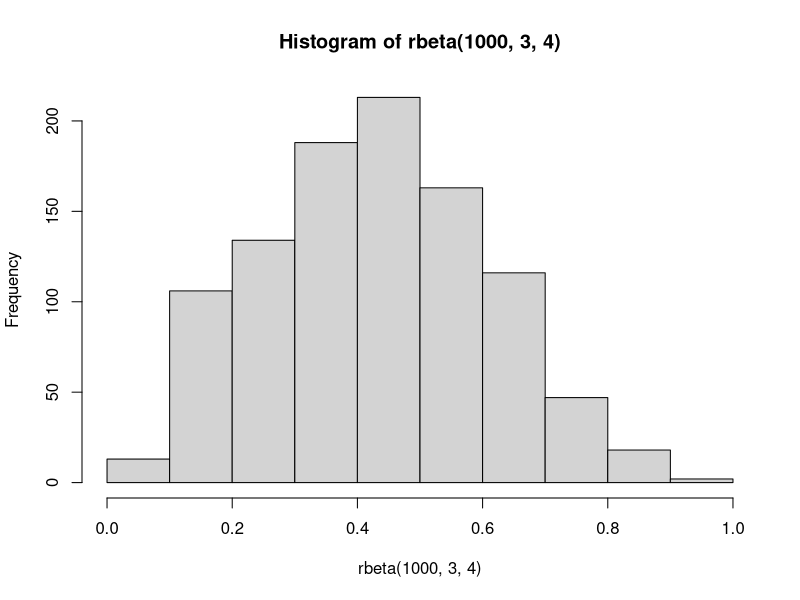
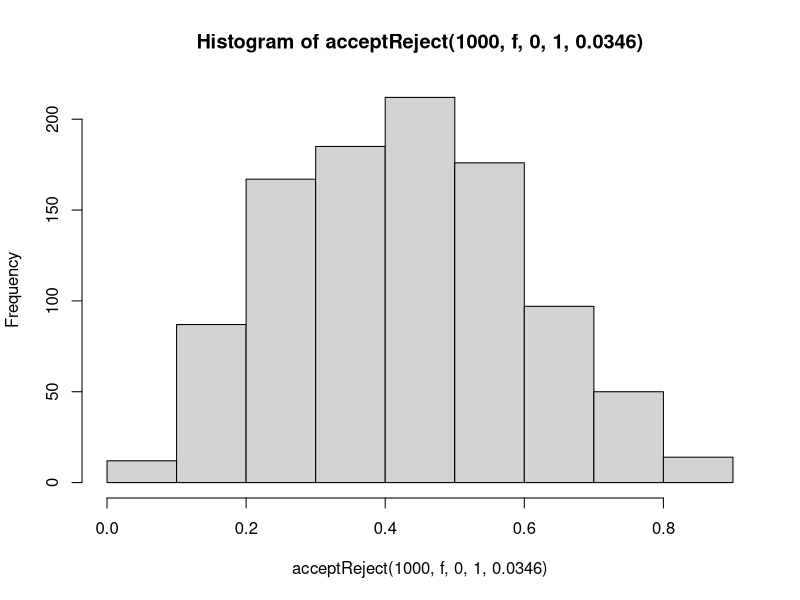
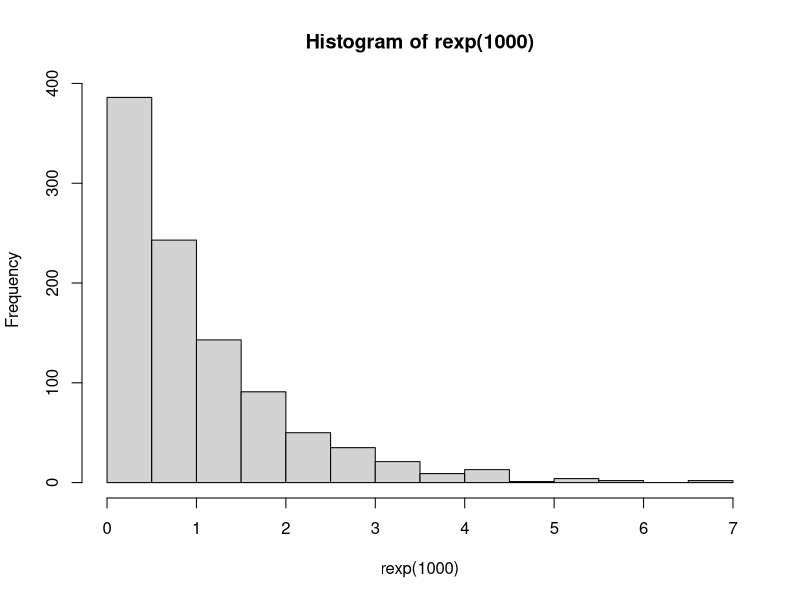
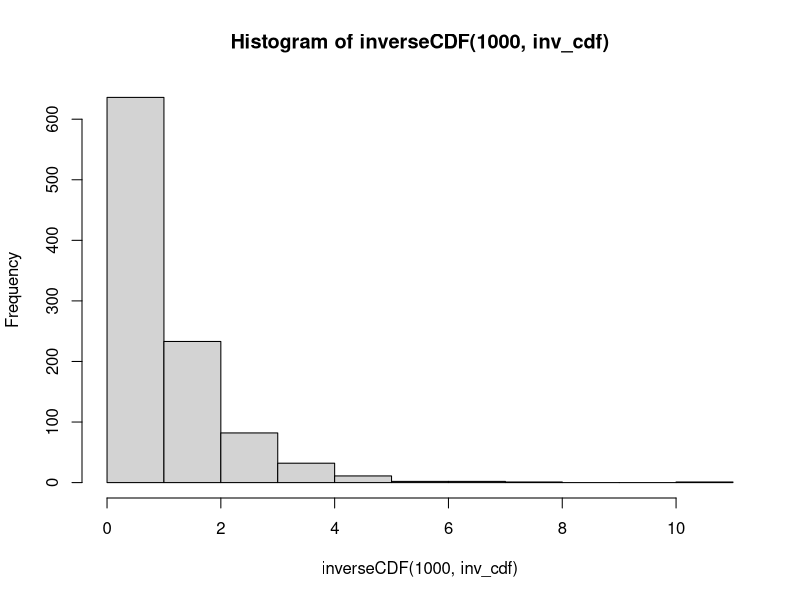

Here is the R script that generated these plots, in order:
## ---- chunk 1
knitr::opts_chunk$set(echo = TRUE)
## ---- chunk 2
genNormalPowers <- function(n, mean=0, sd=1) {
  # INPUT:
  # n is the number of teams
  
  # OUTPUT:
  # returns a vector of team powers, sorted in decreasing order
  powers <- rnorm(n, mean, sd)
  return(sort(abs(powers), decreasing=TRUE))
}
## ---- chunk 3
# Reference: adapted from Yuchen Li (li215), HW2, Exercise 4

acceptReject <- function(nsim, f, min, max, M) {
  # INPUT:
  # nsim is the number of simulations
  # f is the target distribution
  # min is the min value in the domain of f
  # max is the max value in the domain of f
  # max
  # M >= sup{f(x)}
  
  # OUTPUT:
  # returns a vector of random variates sampled from f, using the 
  #   Accept-Reject method with Unif(min, max) as the reference distribution
  k1 = 0             # counter for accepted samples
  j1 = 0             # number of iterations required to get desired sample size
  y1 = numeric(nsim)    # storing the sample
  while(k1 < nsim){
      u = runif(1)
      x = runif(1, min, max)  # random variate from reference distribution
      g1 = 1
      if (u < f(x) / M / g1) {
        # condition of accepting x in our sample
        k1 = k1 + 1
        y1[k1] = x
      }
      j1 = j1 + 1
  }
  return(sort(y1, decreasing=TRUE))
}
## ---- chunk 4
inverseCDF <- function(n, inv_cdf) {
  # INPUT:
  # n is the number of simulations
  # inv_cdf is the inverse CDF function for f
  
  # OUTPUT:
  # returns a vector of random variates sampled from PDF f,
  #   using the Inverse CDF method
  u = runif(n)
  y = numeric(n)
  for (i in 1:n) {
    y[i] = inv_cdf(u[i])
  }
  return(sort(y, decreasing=TRUE))
}
## ---- chunk 5
genCrossTeamWinningProbabilities <- function(powers) {
  # INPUT:
  # powers is the teams powers
  
  # OUTPUT:
  # returns an n x n matrix M where M_{ij} is the probability of team-i beating team-j
  n = length(powers)
  probs = matrix(nrow=n, ncol=n)
  for (i in 1:n) {
    for (j in 1:n) {
      probs[i,j] = powers[i] / (powers[i] + powers[j])
    }
  }
  return(probs)
}
## ---- chunk 6
# Example
sample(1:8, size=2)
## ---- chunk 7
genCrossTeamWinningProbabilities(
 genNormalPowers(4) 
)
## ---- chunk 8
genCrossTeamWinningProbabilities(
 genNormalPowers(4, mean=10, sd=0.1) 
)
## ---- chunk 9
# Test `acceptReject`
f <- function(x) {return(x^2 * (1-x)^3)}
hist(rbeta(1000, 3, 4))
hist(acceptReject(1000, f, 0, 1, 0.0346))
# Actual
genCrossTeamWinningProbabilities(
 acceptReject(4, f, 0, 1, 0.0346)
)
## ---- chunk 10
# Test `inverseCDF`
inv_cdf <- function(x) {return(-log(x))}
hist(rexp(1000))
hist(inverseCDF(
    1000, 
    inv_cdf
  )
)
# Actual
genCrossTeamWinningProbabilities(
 inverseCDF(
    4, 
    inv_cdf
  )
)
